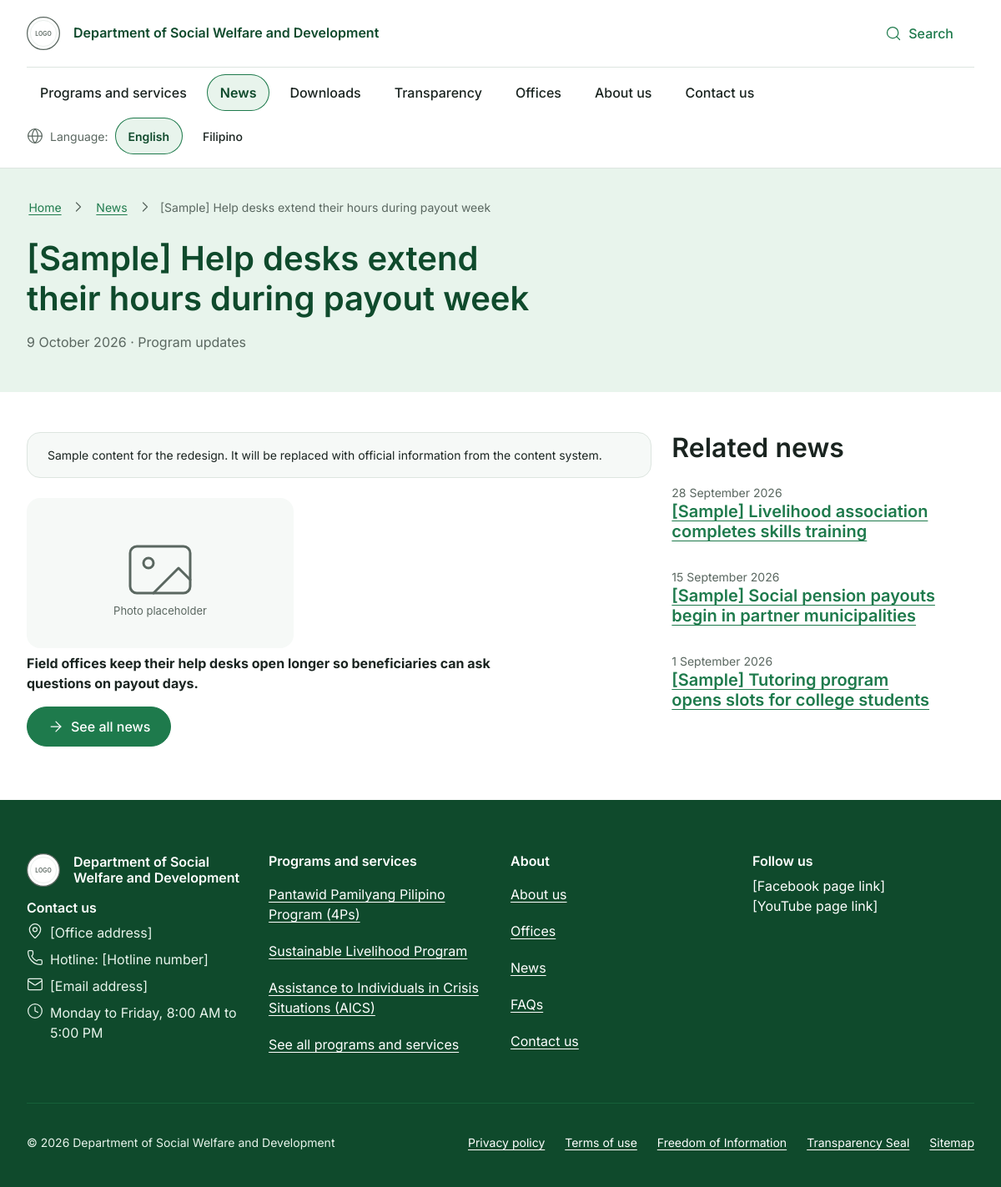
Page /dswd/article.php?slug=help-desks-extend-hours-during-payout-week on the committed database.
### tables this page shows
CREATE TABLE IF NOT EXISTS news_articles (
    id           INT UNSIGNED NOT NULL AUTO_INCREMENT PRIMARY KEY,
    slug         VARCHAR(160) NOT NULL,
    title        VARCHAR(200) NOT NULL,
    excerpt      VARCHAR(300) NOT NULL DEFAULT '',
    body         MEDIUMTEXT   NOT NULL,          
    cover_image  VARCHAR(255) NULL,              
    cover_alt    VARCHAR(200) NOT NULL DEFAULT '',
    category_id  INT UNSIGNED NULL,
    author_id    INT UNSIGNED NULL,
    status       ENUM('draft', 'published') NOT NULL DEFAULT 'draft',
    published_at DATETIME     NULL,
    created_at   DATETIME     NOT NULL DEFAULT CURRENT_TIMESTAMP,
    updated_at   DATETIME     NOT NULL DEFAULT CURRENT_TIMESTAMP ON UPDATE CURRENT_TIMESTAMP,
    deleted_at   DATETIME     NULL,
    UNIQUE KEY uq_news_slug (slug),
    KEY ix_news_status_published (status, deleted_at, published_at),
    KEY ix_news_category (category_id),
    CONSTRAINT fk_news_category FOREIGN KEY (category_id) REFERENCES categories (id) ON DELETE SET NULL,
    CONSTRAINT fk_news_author FOREIGN KEY (author_id) REFERENCES users (id) ON DELETE SET NULL,
    CONSTRAINT ck_news_slug CHECK (slug REGEXP '^[a-z0-9-]+$')
);

CREATE TABLE IF NOT EXISTS categories (
    id         INT UNSIGNED NOT NULL AUTO_INCREMENT PRIMARY KEY,
    name       VARCHAR(100) NOT NULL,
    slug       VARCHAR(100) NOT NULL,
    type       ENUM('program', 'news', 'download', 'faq') NOT NULL,
    sort_order SMALLINT     NOT NULL DEFAULT 0,
    UNIQUE KEY uq_categories_type_slug (type, slug),
    KEY ix_categories_type (type, sort_order),
    CONSTRAINT ck_categories_slug CHECK (slug REGEXP '^[a-z0-9-]+$')
);

CREATE TABLE IF NOT EXISTS programs (
    id          INT UNSIGNED NOT NULL AUTO_INCREMENT PRIMARY KEY,
    slug        VARCHAR(160) NOT NULL,
    kind        ENUM('program', 'service') NOT NULL DEFAULT 'program',
    title_en    VARCHAR(200) NOT NULL,
    title_fil   VARCHAR(200) NOT NULL DEFAULT '',
    summary     VARCHAR(300) NOT NULL,
    description TEXT         NOT NULL,           
    eligibility TEXT         NOT NULL,           
    category_id INT UNSIGNED NULL,
    is_featured TINYINT(1)   NOT NULL DEFAULT 0,
    status      ENUM('draft', 'published') NOT NULL DEFAULT 'draft',
    created_at  DATETIME     NOT NULL DEFAULT CURRENT_TIMESTAMP,
    updated_at  DATETIME     NOT NULL DEFAULT CURRENT_TIMESTAMP ON UPDATE CURRENT_TIMESTAMP,
    deleted_at  DATETIME     NULL,
    UNIQUE KEY uq_programs_slug (slug),
    KEY ix_programs_status (status, deleted_at),
    KEY ix_programs_category (category_id),
    CONSTRAINT fk_programs_category FOREIGN KEY (category_id) REFERENCES categories (id) ON DELETE SET NULL,
    CONSTRAINT ck_programs_slug CHECK (slug REGEXP '^[a-z0-9-]+$')
);

### dswd/config/db.php (called while the page is built, shortened)
<?php
function db(): PDO
{
    static $pdo = null;
    if ($pdo === null) {
        $dsn = sprintf('mysql:host=%s;port=%d;dbname=%s;charset=utf8mb4', CONFIG['db_host'], CONFIG['db_port'], CONFIG['db_name']);
        $pdo = new PDO($dsn, CONFIG['db_user'], CONFIG['db_pass'], [
            PDO::ATTR_ERRMODE => PDO::ERRMODE_EXCEPTION,
            PDO::ATTR_DEFAULT_FETCH_MODE => PDO::FETCH_ASSOC,
            PDO::ATTR_EMULATE_PREPARES => false,
        ]);
    }
    return $pdo;
}
function db_all(string $sql, array $params = []): array
{
    $stmt = db()->prepare($sql);
    $stmt->execute($params);
    return $stmt->fetchAll();
}
function db_one(string $sql, array $params = []): ?array
{
    $stmt = db()->prepare($sql);
    $stmt->execute($params);
    return $stmt->fetch() ?: null;
}
function db_value(string $sql, array $params = []): mixed
{
    $stmt = db()->prepare($sql);
    $stmt->execute($params);
    $value = $stmt->fetchColumn();
    return $value === false ? null : $value;
}

### dswd/includes/repository.php (called while the page is built, shortened)
<?php
function page_limit(int $page, int $perPage): string
{
    return $perPage >= PHP_INT_MAX ? '' : ' LIMIT ' . max(1, $perPage) . ' OFFSET ' . max(0, ($page - 1) * $perPage);
}
function shape_program(array $p): array
{
    $p['title'] = LANG === 'fil' && $p['title_fil'] !== '' ? $p['title_fil'] : $p['title_en'];
    $p['category'] = $p['category_slug'] ?? '';
    $p['category_label'] = $p['category_name'] ?? '';
    $p['featured'] = (bool) $p['is_featured'];
    return $p;
}
function get_programs(array $filters = []): array
{
    $where = ["p.status = 'published'", 'p.deleted_at IS NULL'];
    $params = [];
    if (!empty($filters['featured'])) {
        $where[] = 'p.is_featured = 1';
    }
    return array_map('shape_program', db_all(
        'SELECT p.id, p.slug, p.kind, p.title_en, p.title_fil, p.summary, p.is_featured, c.slug AS category_slug, c.name AS category_name
         FROM programs p LEFT JOIN categories c ON c.id = p.category_id
         WHERE ' . implode(' AND ', $where) . ' ORDER BY p.id',
        $params
    ));
}
function shape_news(array $n): array
{
    return $n + [
        'date' => substr((string) $n['published_at'], 0, 10),
        'category' => $n['category_slug'] ?? '',
        'category_label' => $n['category_name'] ?? '',
        'image' => $n['cover_image'] ?: 'img/placeholder-photo.svg',
        'image_alt' => $n['cover_image'] ? $n['cover_alt'] : '',
    ];
}
function get_news(array $filters = [], int $page = 1, int $perPage = 6): array
{
    $where = ["n.status = 'published'", 'n.deleted_at IS NULL', 'n.published_at <= NOW()'];
    $params = [];
    if (($filters['category'] ?? '') !== '') {
        $where[] = 'c.slug = ?';
        $params[] = $filters['category'];
    }
    $from = ' FROM news_articles n LEFT JOIN categories c ON c.id = n.category_id WHERE ' . implode(' AND ', $where);
    return [
        'items' => array_map('shape_news', db_all(
            'SELECT n.id, n.slug, n.title, n.excerpt, n.cover_image, n.cover_alt, n.published_at, c.slug AS category_slug, c.name AS category_name'
            . $from . ' ORDER BY n.published_at DESC, n.id DESC' . page_limit($page, $perPage),
            $params
        )),
        'total' => (int) db_value('SELECT COUNT(*)' . $from, $params),
    ];
}
function get_article(string $slug): ?array
{
    $n = db_one(
        "SELECT n.*, c.slug AS category_slug, c.name AS category_name
         FROM news_articles n LEFT JOIN categories c ON c.id = n.category_id
         WHERE n.slug = ? AND n.status = 'published' AND n.deleted_at IS NULL AND n.published_at <= NOW()",
        [$slug]
    );
    return $n ? shape_news($n) : null;
}

### dswd/article.php (the view, shortened to what this page needs)
<?php
require __DIR__ . '/includes/bootstrap.php';
$article = get_article(param('slug'));
require __DIR__ . '/includes/head.php';
require __DIR__ . '/includes/header.php';
?>
<main id="main" tabindex="-1">
<?php if ($article === null): ?>
    <?= title_band(t('article.not_found'), t('results.none_hint'), [t('news.title') => url('news.php'), t('article.not_found') => ''],
        '<a class="btn btn--primary" href="' . e(url('news.php')) . '">' . e(t('action.see_all_news')) . '</a>') ?>
<?php else:
    $related = array_slice(array_values(array_filter(
        get_news(['category' => $article['category']], 1, PHP_INT_MAX)['items'],
        fn ($n) => $n['slug'] !== $article['slug']
    )), 0, 3);
?>
    <div class="title-band">
        <div class="container">
            <?= breadcrumbs([t('nav.home') => url('index.php'), t('news.title') => url('news.php'), $article['title'] => '']) ?>
            <h1 class="title-band__title"><?= e($article['title']) ?></h1>
            <p class="title-band__meta"><time datetime="<?= e($article['date']) ?>"><?= e(format_date($article['date'])) ?></time> · <?= e($article['category_label']) ?></p>
        </div>
    </div>
    <div class="container page-body">
        <div class="grid">
            <article class="span-lg-8 prose" data-dynamic="article" data-slug="<?= e($article['slug']) ?>">
                <p class="note"><?= e(t('placeholder.notice')) ?></p>
                <img src="<?= e(url($article['image'])) ?>" alt="<?= e($article['image_alt']) ?>" width="320" height="180" fetchpriority="high">
                <p><strong><?= e($article['excerpt']) ?></strong></p>
                <a class="btn btn--primary" href="<?= e(url('news.php')) ?>"><?= icon('arrow-right') ?><?= e(t('action.see_all_news')) ?></a>
            </article>
            <?php if ($related): ?>
            <aside class="span-lg-4" aria-labelledby="related-title">
                <h2 id="related-title"><?= e(t('article.related')) ?></h2>
                <ul class="media-list">
                    <?php foreach ($related as $item): ?>
                    <li class="media">
                        <div>
                            <p class="meta"><time datetime="<?= e($item['date']) ?>"><?= e(format_date($item['date'])) ?></time></p>
                            <h3 class="media__title"><a href="<?= e(url('article.php', ['slug' => $item['slug']])) ?>"><?= e($item['title']) ?></a></h3>
                        </div>
                    </li>
                    <?php endforeach; ?>
                </ul>
            </aside>
            <?php endif; ?>
        </div>
    </div>
<?php endif; ?>
</main>
<?php require __DIR__ . '/includes/footer.php'; ?>

### dswd/includes/footer.php
<?php
$social = ['Facebook' => setting('facebook_url'), 'YouTube' => setting('youtube_url')];
?>
<footer class="site-footer">
    <div class="container">
        <div class="grid">
            <div class="span-md-6 span-lg-3">
                <p class="site-footer__name"><img src="<?= e(asset('img/logo.svg')) ?>" alt="" width="40" height="40" loading="lazy" decoding="async"><?= e(t('site.name')) ?></p>
                <h2 class="site-footer__heading" id="footer-contact"><?= e(t('footer.contact')) ?></h2>
                <ul class="site-footer__contact" aria-labelledby="footer-contact">
                    <li><?= icon('map-pin') ?><span><?= e(setting('office_address')) ?></span></li>
                    <li><?= icon('phone') ?><span><?= e(t('footer.hotline')) ?>: <?= e(setting('hotline')) ?></span></li>
                    <li><?= icon('mail') ?><span><?= e(setting('contact_email')) ?></span></li>
                    <li><?= icon('clock') ?><span><?= e(setting('office_hours')) ?></span></li>
                </ul>
            </div>
            <nav class="span-md-6 span-lg-3" aria-labelledby="footer-programs">
                <h2 class="site-footer__heading" id="footer-programs"><?= e(t('nav.programs')) ?></h2>
                <ul>
                    <?php foreach (get_programs(['featured' => true]) as $p): ?>
                    <li><a href="<?= e(url('program.php', ['slug' => $p['slug']])) ?>"><?= e($p['title']) ?></a></li>
                    <?php endforeach; ?>
                    <li><a href="<?= e(url('programs.php')) ?>"><?= e(t('action.see_all_programs')) ?></a></li>
                </ul>
            </nav>
            <nav class="span-md-6 span-lg-3" aria-labelledby="footer-about">
                <h2 class="site-footer__heading" id="footer-about"><?= e(t('footer.about')) ?></h2>
                <ul>
                    <li><a href="<?= e(url('about.php')) ?>"><?= e(t('nav.about')) ?></a></li>
                    <li><a href="<?= e(url('offices.php')) ?>"><?= e(t('nav.offices')) ?></a></li>
                    <li><a href="<?= e(url('news.php')) ?>"><?= e(t('nav.news')) ?></a></li>
                    <li><a href="<?= e(url('faqs.php')) ?>"><?= e(t('nav.faqs')) ?></a></li>
                    <li><a href="<?= e(url('contact.php')) ?>"><?= e(t('nav.contact')) ?></a></li>
                </ul>
            </nav>
            <nav class="span-md-6 span-lg-3" aria-labelledby="footer-follow">
                <h2 class="site-footer__heading" id="footer-follow"><?= e(t('footer.follow')) ?></h2>
                <ul>
                    <?php foreach ($social as $name => $link): ?>
                    <li><?php if (preg_match('~^https://~', $link)): ?><a href="<?= e($link) ?>"><?= e($name) ?><?= icon('external-link') ?></a><?php else: ?><?= e(t('footer.social_placeholder', ['name' => $name])) ?><?php endif; ?></li>
                    <?php endforeach; ?>
                </ul>
            </nav>
        </div>
        <div class="site-footer__bottom">
            <p><?= e(t('footer.copyright', ['year' => date('Y')])) ?></p>
            <nav aria-label="<?= e(t('footer.policies')) ?>">
                <ul>
                    <li><a href="<?= e(url('privacy.php')) ?>"><?= e(t('footer.privacy')) ?></a></li>
                    <li><a href="<?= e(url('terms.php')) ?>"><?= e(t('footer.terms')) ?></a></li>
                    <li><a href="<?= e(url('transparency.php')) ?>#foi"><?= e(t('footer.foi')) ?></a></li>
                    <li><a href="<?= e(url('transparency.php')) ?>#transparency-seal"><?= e(t('footer.seal')) ?></a></li>
                    <li><a href="<?= e(url('sitemap.php')) ?>"><?= e(t('footer.sitemap')) ?></a></li>
                </ul>
            </nav>
        </div>
    </div>
</footer>
</body>
</html>

### rows in the picture
news_articles: title "[Sample] Help desks extend their hours during payout week", category.name "Program updates", excerpt "Field offices keep their help desks open longer so beneficiaries can ask questions on payout days."
news_articles: date "28 September 2026", title "[Sample] Livelihood association completes skills training"
news_articles: date "15 September 2026", title "[Sample] Social pension payouts begin in partner municipalities"
news_articles: date "1 September 2026", title "[Sample] Tutoring program opens slots for college students"
programs: title "Pantawid Pamilyang Pilipino Program (4Ps)"
programs: title "Sustainable Livelihood Program"
programs: title_en "Assistance to Individuals in Crisis Situations (AICS)"

### other values in the picture
t('site.name') "Department of Social Welfare and Development"
t('header.search') "Search"
t('nav.' . $key) "Programs and services"
t('nav.' . $key) "News"
t('nav.' . $key) "Downloads"
t('nav.' . $key) "Transparency"
t('nav.' . $key) "Offices"
t('nav.' . $key) "About us"
t('nav.' . $key) "Contact us"
t('lang.label') "Language"
$label "Home"
$label "News"
$label "[Sample] Help desks extend their hours during payout week"
format_date($article['date']) "9 October 2026"
t('placeholder.notice') "Sample content for the redesign. It will be replaced with official information from the content system."
